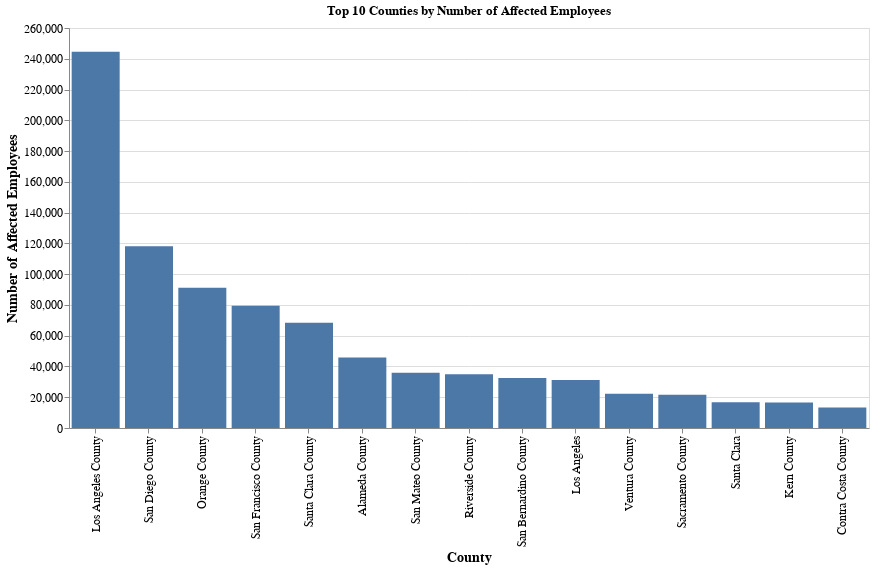

Notebook code cell kept with this figure:
### Code cell
chart = create_top_layoffs_chart_by_county(df)
chart

### Figure 1 — Vega-Lite specification as saved in the notebook (floating-point values rounded to 4 significant figures)
{"config": {"view": {"continuousWidth": 400, "continuousHeight": 300}, "axis": {"labelFontSize": 12, "titleFontSize": 14}}, "data": {"name": "data-9216b694650acc80967906d0e3bb522b"}, "mark": "bar", "encoding": {"tooltip": [{"field": "County", "title": "County", "type": "nominal"}, {"field": "NoOfEmployees", "title": "Number of Affected Employees", "type": "quantitative"}], "x": {"field": "County", "sort": "-y", "title": "County", "type": "nominal"}, "y": {"field": "NoOfEmployees", "title": "Number of Affected Employees", "type": "quantitative"}}, "height": 400, "title": "Top 10 Counties by Number of Affected Employees", "width": 800, "$schema": "https://vega.github.io/schema/vega-lite/v4.17.0.json", "datasets": {"data-9216b694650acc80967906d0e3bb522b": [{"County": "Los Angeles County", "NoOfEmployees": 244629}, {"County": "San Diego County", "NoOfEmployees": 118115}, {"County": "Orange County", "NoOfEmployees": 91242}, {"County": "San Francisco County", "NoOfEmployees": 79511}, {"County": "Santa Clara County", "NoOfEmployees": 68418}, {"County": "Alameda County", "NoOfEmployees": 45830}, {"County": "San Mateo County", "NoOfEmployees": 35908}, {"County": "Riverside County", "NoOfEmployees": 34899}, {"County": "San Bernardino County", "NoOfEmployees": 32560}, {"County": "Los Angeles", "NoOfEmployees": 31199}, {"County": "Ventura County", "NoOfEmployees": 22234}, {"County": "Sacramento County", "NoOfEmployees": 21617}, {"County": "Santa Clara", "NoOfEmployees": 16795}, {"County": "Kern County", "NoOfEmployees": 16579}, {"County": "Contra Costa County", "NoOfEmployees": 13244}]}}
